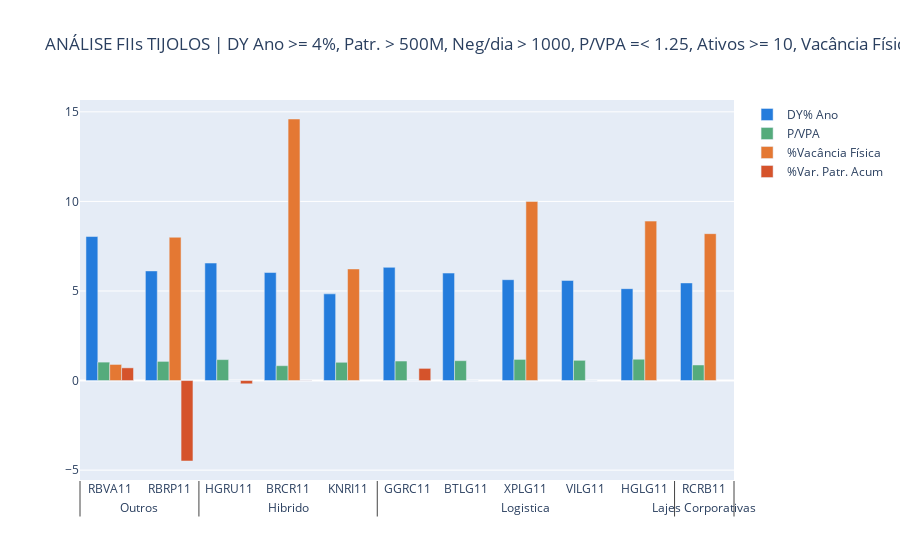

Source (notebook cell):
### Code cell
# bar chart 1 - brick funds
x1 = [rsf_brick['setor'], rsf_brick['codigo']]
trace10 = go.Bar(x=x1, y=rsf_brick['dy12macum%'],
                 name='DY% Ano', marker_color='rgb(36, 124, 220)')
trace11 = go.Bar(x=x1, y=rsf_brick['p/vpaN'],
                 name='P/VPA', marker_color='rgb(85, 171, 124)')
trace12 = go.Bar(x=x1, y=rsf_brick['vacfisica%'],
                 name='%Vacância Física', marker_color='rgb(228, 120, 51)')
trace13 = go.Bar(x=x1, y=my_rsf['varpatr%'],
                 name='%Var. Patr. Acum', marker_color='rgb(213, 83, 43)')       
data1 = [trace10, trace11, trace12, trace13]
fig1 = go.Figure(data1)
fig1.update_layout(title='ANÁLISE FIIs TIJOLOS | DY Ano >= 4%, Patr. > 500M, \
Neg/dia > 1000, P/VPA =< 1.25, Ativos >= 10, Vacância Física < 15%')
fig1.show()
py.plot(fig1)
print(date_time_sp)
#

### Figure 1 — Plotly figure (JSON) as saved in the notebook; plotly's stock layout.template omitted (floating-point values rounded to 4 significant figures)
{"data": [{"marker": {"color": "rgb(36, 124, 220)"}, "name": "DY% Ano", "type": "bar", "x": [["Outros", "Hibrido", "Logistica", "Outros", "Hibrido", "Logistica", "Logistica", "Logistica", "Lajes Corporativas", "Logistica", "Hibrido"], ["RBVA11", "HGRU11", "GGRC11", "RBRP11", "BRCR11", "BTLG11", "XPLG11", "VILG11", "RCRB11", "HGLG11", "KNRI11"]], "y": [8.04, 6.56, 6.32, 6.12, 6.03, 6, 5.63, 5.59, 5.45, 5.13, 4.84]}, {"marker": {"color": "rgb(85, 171, 124)"}, "name": "P/VPA", "type": "bar", "x": [["Outros", "Hibrido", "Logistica", "Outros", "Hibrido", "Logistica", "Logistica", "Logistica", "Lajes Corporativas", "Logistica", "Hibrido"], ["RBVA11", "HGRU11", "GGRC11", "RBRP11", "BRCR11", "BTLG11", "XPLG11", "VILG11", "RCRB11", "HGLG11", "KNRI11"]], "y": [1.03, 1.17, 1.09, 1.07, 0.83, 1.11, 1.18, 1.13, 0.87, 1.19, 1.02]}, {"marker": {"color": "rgb(228, 120, 51)"}, "name": "%Vacância Física", "type": "bar", "x": [["Outros", "Hibrido", "Logistica", "Outros", "Hibrido", "Logistica", "Logistica", "Logistica", "Lajes Corporativas", "Logistica", "Hibrido"], ["RBVA11", "HGRU11", "GGRC11", "RBRP11", "BRCR11", "BTLG11", "XPLG11", "VILG11", "RCRB11", "HGLG11", "KNRI11"]], "y": [0.9, 0, 0, 8, 14.6, 0, 10, 0, 8.2, 8.9, 6.23]}, {"marker": {"color": "rgb(213, 83, 43)"}, "name": "%Var. Patr. Acum", "type": "bar", "x": [["Outros", "Hibrido", "Logistica", "Outros", "Hibrido", "Logistica", "Logistica", "Logistica", "Lajes Corporativas", "Logistica", "Hibrido"], ["RBVA11", "HGRU11", "GGRC11", "RBRP11", "BRCR11", "BTLG11", "XPLG11", "VILG11", "RCRB11", "HGLG11", "KNRI11"]], "y": [0.71, -0.18, 0.68, -4.49, 0.01]}], "layout": {"title": {"text": "ANÁLISE FIIs TIJOLOS | DY Ano >= 4%, Patr. > 500M, Neg/dia > 1000, P/VPA =< 1.25, Ativos >= 10, Vacância Física < 15%"}}}
